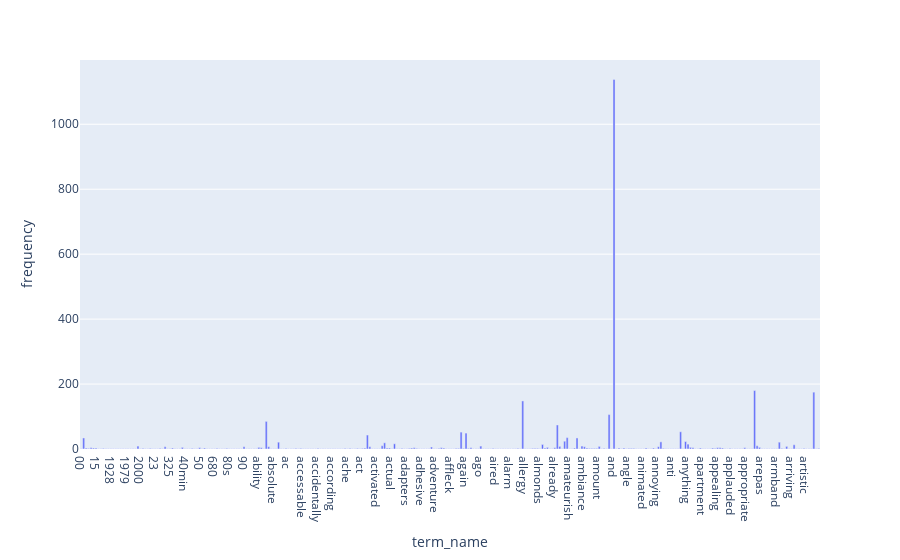

Notebook code for this chart:
### Code cell
import plotly.express as px
term_name = count_vect.get_feature_names_out()[:300]
freq = term_frequencies[:300]
df = pd.DataFrame(data = [term_name, freq]).T
df.columns = ['term_name', 'frequency']
# print(df)
fig = px.bar(df, df.term_name, df.frequency)
fig.show()

### Figure 1 — Plotly figure (JSON) as saved in the notebook; plotly's stock layout.template omitted (floating-point values rounded to 4 significant figures; data arrays with more than 128 entries replaced by an {"elided": "..."} marker saying what was removed)
{"data": [{"alignmentgroup": "True", "hovertemplate": "term_name=%{x}<br>frequency=%{y}<extra></extra>", "legendgroup": "", "marker": {"color": "#636efa", "pattern": {"shape": ""}}, "name": "", "offsetgroup": "", "orientation": "v", "showlegend": false, "textposition": "auto", "type": "bar", "x": {"elided": "300 str values"}, "xaxis": "x", "y": {"elided": "300 int values"}, "yaxis": "y"}], "layout": {"barmode": "relative", "legend": {"tracegroupgap": 0}, "margin": {"t": 60}, "xaxis": {"anchor": "y", "domain": [0, 1], "title": {"text": "term_name"}}, "yaxis": {"anchor": "x", "domain": [0, 1], "title": {"text": "frequency"}}}}
